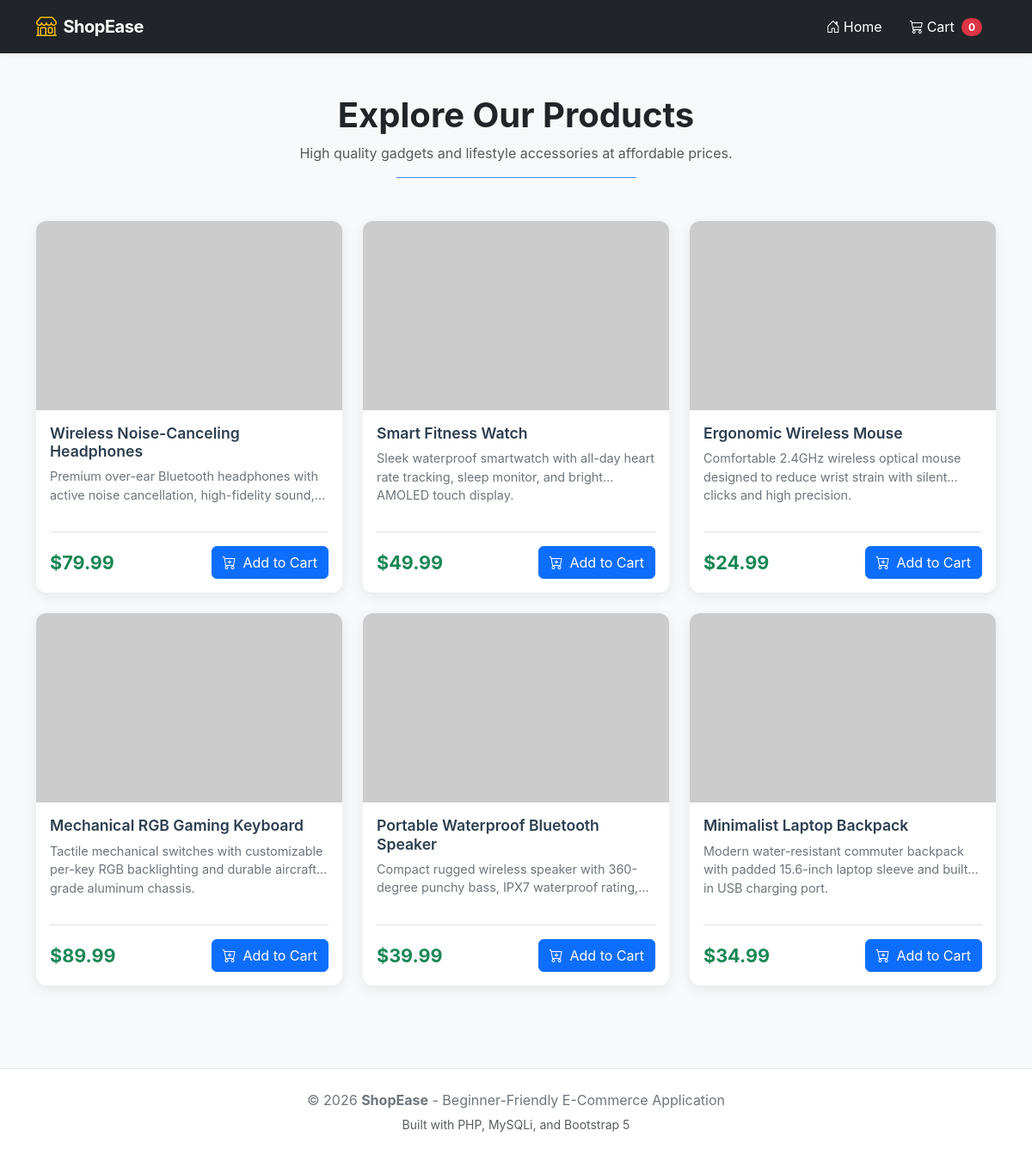
The page / on the database its author committed.
### tables this page shows
CREATE TABLE IF NOT EXISTS products (
    product_id INT AUTO_INCREMENT PRIMARY KEY,
    product_name VARCHAR(255) NOT NULL,
    description TEXT NOT NULL,
    price DECIMAL(10, 2) NOT NULL,
    image VARCHAR(500) NOT NULL
);

### index.php (the view, shortened to what this page needs)
<?php
require_once 'db.php';
$cart_count = 0;
$stmt = $conn->prepare("SELECT product_id, product_name, description, price, image FROM products ORDER BY product_id ASC LIMIT 6");
$stmt->execute();
$products_result = $stmt->get_result();
?>
<!DOCTYPE html>
<html lang="en">
<head>
    <link href="https://cdn.jsdelivr.net/npm/bootstrap@5.3.3/dist/css/bootstrap.min.css" rel="stylesheet">
    <link rel="stylesheet" href="https://cdn.jsdelivr.net/npm/bootstrap-icons@1.11.3/font/bootstrap-icons.min.css">
    <link rel="stylesheet" href="assets/css/style.css">
</head>
<body>
    <nav class="navbar navbar-expand-lg navbar-dark bg-dark sticky-top">
        <div class="container">
            <a class="navbar-brand d-flex align-items-center gap-2" href="index.php">
                <i class="bi bi-shop text-warning fs-4"></i>
                <span>ShopEase</span>
            </a>
            <div class="collapse navbar-collapse justify-content-end" id="navbarNav">
                <ul class="navbar-nav align-items-center gap-2">
                    <li class="nav-item">
                        <a class="nav-link active" aria-current="page" href="index.php">
                            <i class="bi bi-house-door me-1"></i>Home
                        </a>
                    </li>
                    <li class="nav-item">
                        <a class="nav-link position-relative btn btn-outline-light btn-sm text-white px-3 py-1" href="cart.php">
                            <i class="bi bi-cart3 me-1"></i>Cart
                            <span class="badge bg-danger rounded-pill cart-badge ms-1" id="cart-counter">
                                <?= $cart_count ?>
                            </span>
                        </a>
                    </li>
                </ul>
            </div>
        </div>
    </nav>
    <main class="container my-5">
        <div class="text-center mb-5">
            <h1 class="fw-bold text-dark">Explore Our Products</h1>
            <p class="text-muted">High quality gadgets and lifestyle accessories at affordable prices.</p>
            <hr class="w-25 mx-auto text-primary" style="height: 3px; opacity: 0.8;">
        </div>
        <div class="row g-4">
            <?php if ($products_result && $products_result->num_rows > 0): ?>
                <?php while ($product = $products_result->fetch_assoc()): ?>
                    <div class="col-12 col-md-6 col-lg-4">
                        <div class="card h-100 product-card">
                            <div class="product-img-wrapper">
                                <img
                                    src="<?= htmlspecialchars($product['image']) ?>"
                                    alt="<?= htmlspecialchars($product['product_name']) ?>"
                                    onerror="this.src='https://placehold.co/600x400?text=Product+Image';"
                                    loading="lazy"
                                >
                            </div>
                            <div class="card-body d-flex flex-column">
                                <h5 class="product-title"><?= htmlspecialchars($product['product_name']) ?></h5>
                                <p class="product-desc flex-grow-1"><?= htmlspecialchars($product['description']) ?></p>
                                <div class="d-flex justify-content-between align-items-center mt-3 pt-3 border-top">
                                    <span class="product-price">$<?= number_format($product['price'], 2) ?></span>
                                    <form method="POST" action="index.php" class="m-0">
                                        <button type="submit" name="add_to_cart" class="btn btn-primary d-flex align-items-center gap-2">
                                            <i class="bi bi-cart-plus"></i> Add to Cart
                                        </button>
                                    </form>
                                </div>
                            </div>
                        </div>
                    </div>
                <?php endwhile; ?>
            <?php endif; ?>
        </div>
    </main>
    <footer class="text-center">
        <div class="container">
            <p class="mb-1">&copy; <?= date('Y') ?> <strong>ShopEase</strong> - Beginner-Friendly E-Commerce Application</p>
            <small class="text-muted">Built with PHP, MySQLi, and Bootstrap 5</small>
        </div>
    </footer>
</body>
</html>

### assets/css/style.css (style rules this page uses)
:root { --primary-color: #0d6efd; --primary-hover: #0b5ed7; --dark-bg: #212529; --card-shadow: 0 4px 15px rgba(0, 0, 0, 0.08); --card-hover-shadow: 0 8px 25px rgba(0, 0, 0, 0.15); }
body { background-color: #f8f9fa; font-family: -apple-system, BlinkMacSystemFont, "Segoe UI", Roboto, "Helvetica Neue", Arial, sans-serif; min-height: 100vh; display: flex; flex-direction: column; }
main { flex: 1 0 auto; }
.navbar { box-shadow: 0 2px 10px rgba(0, 0, 0, 0.05); }
.navbar-brand { font-weight: 700; letter-spacing: -0.5px; }
.cart-badge { font-size: 0.75rem; vertical-align: middle; }
.product-card { transition: transform 0.25s ease, box-shadow 0.25s ease; border: none; border-radius: 12px; box-shadow: var(--card-shadow); overflow: hidden; }
.product-img-wrapper { height: 220px; overflow: hidden; background-color: #e9ecef; position: relative; }
.product-img-wrapper img { width: 100%; height: 100%; object-fit: cover; transition: transform 0.3s ease; }
.product-title { font-size: 1.1rem; font-weight: 600; color: #2c3e50; margin-bottom: 0.5rem; }
.product-desc { font-size: 0.9rem; color: #6c757d; display: -webkit-box; -webkit-line-clamp: 2; -webkit-box-orient: vertical; overflow: hidden; min-height: 2.7rem; }
.product-price { font-size: 1.35rem; font-weight: 700; color: #198754; }
footer { flex-shrink: 0; background-color: #ffffff; border-top: 1px solid #e9ecef; color: #6c757d; padding: 1.5rem 0; margin-top: 3rem; }

### rows shown on the page
products: product_name "Wireless Noise-Canceling Headphones", description "Premium over-ear Bluetooth headphones with active noise cancellation, high-fidelity…", price "79.99"
products: product_name "Smart Fitness Watch", description "Sleek waterproof smartwatch with all-day heart rate tracking, sleep monitor, and bright AMOLED touch display.", price "49.99"
products: product_name "Ergonomic Wireless Mouse", description "Comfortable 2.4GHz wireless optical mouse designed to reduce wrist strain with silent clicks and high precision.", price "24.99"
products: product_name "Mechanical RGB Gaming Keyboard", description "Tactile mechanical switches with customizable per-key RGB backlighting and durable aircraft-grade aluminum chassis.", price "89.99"
products: product_name "Portable Waterproof Bluetooth Speaker", description "Compact rugged wireless speaker with 360-degree punchy bass, IPX7 waterproof…", price "39.99"
products: product_name "Minimalist Laptop Backpack", description "Modern water-resistant commuter backpack with padded 15.6-inch laptop sleeve and built-in USB charging port.", price "34.99"

### other values the page prints
$cart_count "0"
